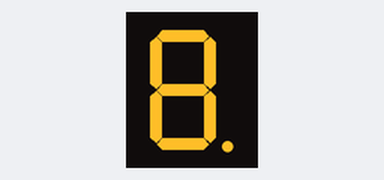
The program below on a simulated ATmega328P, built with avr-gcc and emulated at 1 MHz (the files do not name the chip). On the bench: 1-digit seven-segment display. Wiring (inferred from the names in the program): 1-digit 7-segment display, segments lit when LOW: segments PD0, PD1, PD2, PD3, PD4, PD5, PD6, PD7. The segment pins are drawn as the display they are named for.

Above: at 0.12 s.
At 0.62 s:
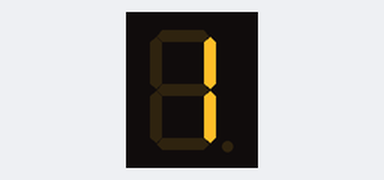
At 1.37 s:
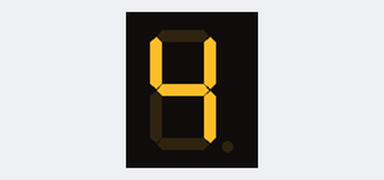
At 2.62 s:
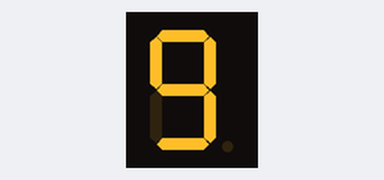
At 3.87 s:
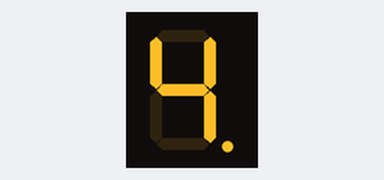
At 5.1 s:
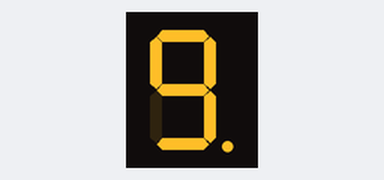

Measured:
- by itself, everything shown: repeats every 5.3 s, in 20 steps
- what the display in image 5 shows lasts 0.5 s, from 5.0 s to 5.5 s

The program:

main.c
```c
/*
 * Master.c
 *
 * Created: 18-Mar-18 3:41:16 PM
 * Author : Om
 */
#ifndef F_CPU
#define F_CPU 1000000UL
#endif
#include <avr/io.h>
#include <util/delay.h>

#define _canode_ //using seven segment led of common anode type
#include "ssegled.h" //include seven seg header file

int main(void)
{
	initsseg(); //7 seg led connected to PORTD[0:7] see ssegled.h for pin connection

	while(1)
	{
		_delay_ms(250);
		for (int i =0;i<20 ;i++) //loop from value 0 to 9 and 0(dot) to 9(dot)
		{
		ssegledca(i);
		_delay_ms(250); //delay
		}

	}
}
```

ssegled.c
```c
/*
 * _7segled.c
 *
 * Created: 19-Mar-18 11:52:32 PM
 *  Author: Om
 */
#include <avr/io.h>
#include "ssegled.h"

void initsseg()
{
DDRD =0xFF;	 //makes PORTD as output
}


void ssegledcc(unsigned int num)
{
		int dot=0; //dot flag

		if (num>=10) //check if dot enabled (number+10 enables dot)
		{
			num=num-10; //check if dot (10 is subtracted to get digit value and dot flag set high)
			dot=1; //set dot flag high
		}

		if (num==0){
			seg_led_on = 0x3F;
		}
		if (num==1){
			seg_led_on = 0x06;
		}
		if (num==2){
			seg_led_on = 0x5B;
		}
		if (num==3){
			seg_led_on = 0x4F;
		}
		if (num==4){
			seg_led_on = 0x66;
		}
		if (num==5){
			seg_led_on = 0x6D;
		}
		if (num==6){
			seg_led_on = 0x7D;
		}
		if (num==7){
			seg_led_on = 0x07;
		}
		if (num==8){
			seg_led_on = 0x7F;
		}
		if (num==9){
			seg_led_on = 0x6F;
		}
		if (dot==1)
		{
			seg_led_on = (1<<dp);
		}

}

void ssegledca(unsigned int num)
{
	int dot=0;

	if (num>=10)
	{
		num=num-10;
		dot=1;
	}

	if (num==0){
		seg_led_on = (~0x3F) ; //(1<<a) | (1<<b) | (1<<c) | (1<<d) | (1<<e) |(1<<f)
	}
	else
	if (num==1){
		seg_led_on = ~0x06;
	}
	if (num==2){
		seg_led_on = ~0x5B;
	}
	if (num==3){
		seg_led_on = ~0x4F;
	}
	if (num==4){
		seg_led_on = ~0x66;
	}
	if (num==5){
		seg_led_on = ~0x6D;
	}
	if (num==6){
		seg_led_on = ~0x7D;
	}
	if (num==7){
		seg_led_on = ~0x07;
	}
	if (num==8){
		seg_led_on = ~0x7F;
	}
	if (num==9){
		seg_led_on = ~0x6F;
	}
	if (dot==1)
	{
		seg_led_on  &= ~(1<<dp);
	}

}
```

ssegled.h
```c
/*
 * _7segled.h
 *
 * Created: 19-Mar-18 11:52:17 PM
 *  Author: Om
 */


#ifndef SSEGLED_H_
#define SSEGLED_H_
#endif /* 7SEGLED_H_ */


#if defined(SSEGLED_H_)


#define seg_led_on PORTD


#define a PORTD0
#define b PORTD1
#define c PORTD2
#define d PORTD3
#define e PORTD4
#define f PORTD5
#define g PORTD6
#define dp PORTD7

#endif

void initsseg(void);
#if defined(_ccathode_)
void ssegledcc(unsigned int);
#endif
#if defined(_canode_)
void ssegledca(unsigned int);
#endif
```
